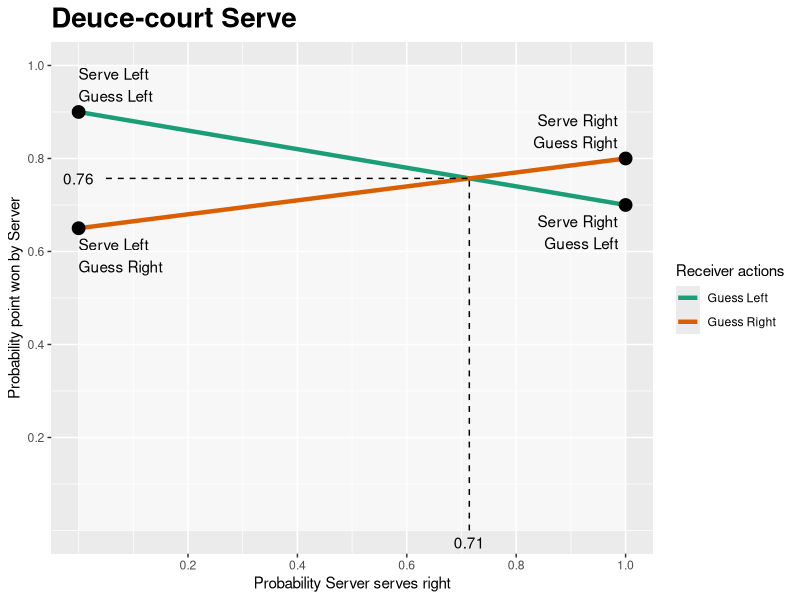
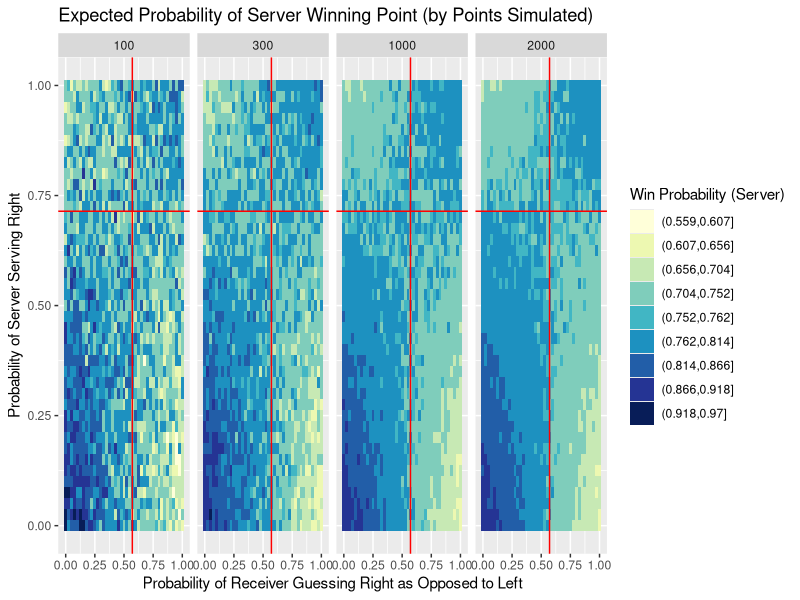
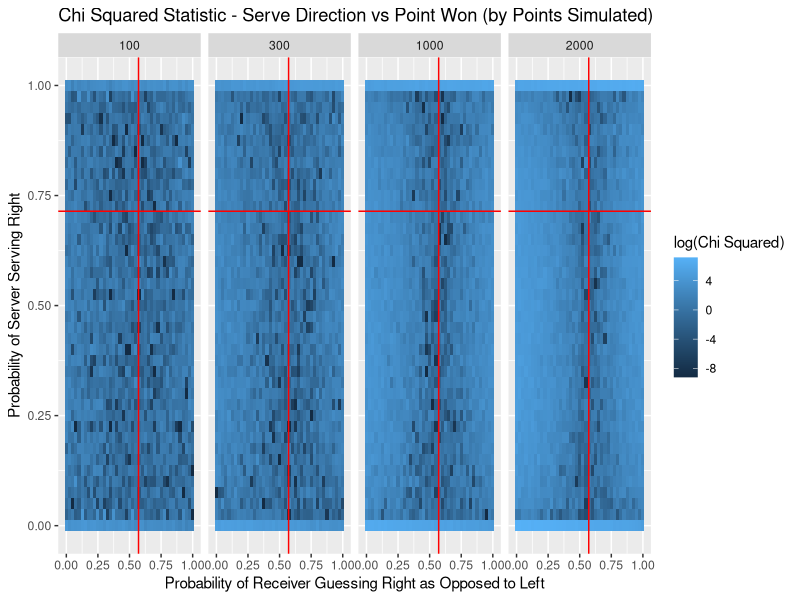
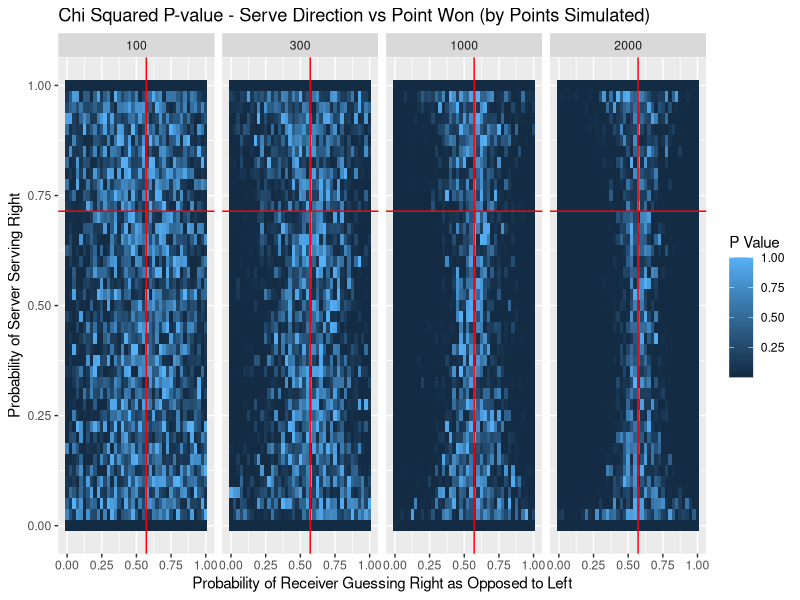

These figures' R source, in order:
## ---- chunk 1
library(ggplot2)
library(reshape2)
library(plyr)
## ---- chunk 2

# Model parameters
# Probabilities for server winning point
# serve: sv, receive: rc, left: lf, right: rt
# e.g.: sv_lf.rc_rt: serve_left.receive_right

model.df <- data.frame(prob    = c( 0.9,          0.65,          0.7,           0.80),
                       sv      = c( 0.0,          0.0,           1.0,           1.0),
                       rc      = c( 0.0,          1.0,           0.0,           1.0),
                       desc.sv = c("Serve Left", "Serve Left",  "Serve Right", "Serve Right"),
                       desc.rc = c("Guess Left", "Guess Right", "Guess Left",  "Guess Right"),
                       hj      = c( 0.0,          0.0,           1.1,           1.1),
                       vj      = c(-0.3,          1.3,           1.3,          -0.3))

model.df$desc <- paste(model.df$desc.sv, model.df$desc.rc, sep="\n")

# Conflict Matrix:
# |             | Receive left | Receive Right |
# |-------------|:------------:|:-------------:|
# |  Serve Left |  sv_lf.rc_lf |  sv_lf.rc_rt  |
# | Serve Right |  sv_rt.rc_lf |  sv_rt.rc_rt  |

conflict.matrix <- matrix(data=model.df$prob, nrow = 2, byrow = TRUE)

# Equilibrium point
d.r1 <- abs(diff(conflict.matrix[1,]))
d.r2 <- abs(diff(conflict.matrix[2,]))
d.c1 <- abs(diff(conflict.matrix[,1]))
d.c2 <- abs(diff(conflict.matrix[,2]))
sv_rt.eq <- d.r1 / (d.r1 + d.r2)
rc_rt.eq <- d.c1 / (d.c1 + d.c2)

# Expected value of game (server)
ex.sv <- as.numeric(conflict.matrix[,1]  %*% c(1 - sv_rt.eq, sv_rt.eq))
## ---- chunk 3
# , fig.width=8, fig.height=6

# Plotting parameters
b <- (1:5)*20/100
ann_size <- 4

# Generate Plot
p <- ggplot(model.df, aes(x=sv, y=prob, label=desc)) + 
  geom_rect(aes(xmin=0, xmax=1, ymin=0, ymax=1), fill="white", alpha=.2) + 
  geom_line(aes(group=rc, color=desc.rc), size=1.5) +
  geom_point(size = 4) +
  geom_text(aes(hjust=hj, vjust=vj)) +
  annotate("segment", x=0.05,    xend=sv_rt.eq, y=ex.sv, yend=ex.sv, linetype=2) + 
  annotate("segment", x=sv_rt.eq, xend=sv_rt.eq, y=0,  yend=ex.sv, linetype=2) +
  annotate("text", label=round(ex.sv, 2), x=0, y=ex.sv, hjust=.5) +
  annotate("text", label=round(sv_rt.eq, 2), x=sv_rt.eq, y=0, vjust=1.5) +
  ggtitle("Deuce-court Serve") +
  xlab("Probability Server serves right") + 
  scale_x_continuous(breaks=b) +
  ylab("Probability point won by Server") +
  scale_y_continuous(breaks=b) +
  theme(plot.title = element_text(face="bold", size=20)) + 
  scale_color_manual(name = "Receiver actions",
                     values = c("#1b9e77", "#d95f02"))

# Turn off clipping
gt <- ggplot_gtable(ggplot_build(p))
gt$layout$clip[gt$layout$name == "panel"] <- "off"

# Display
plot(gt)

## ---- chunk 4

simulate.points <- function(probs, sv_rt.act, rc_rt.act, n.pts){  
  # ==============================================================
  # Unroll probabilities    # Probability server wins when:
                            # |--------------|-------------------|
                            # | Server       | Receiver          |
                            # |--------------|-------------------|
  sv_lf.rc_lf <- probs[1]   # | Serves left  | Guesses left      |
  sv_lf.rc_rt <- probs[2]   # | Serves left  | Guesses right     |
  sv_rt.rc_lf <- probs[3]   # | Serves right | Guesses left      |
  sv_rt.rc_rt <- probs[4]   # | Serves right | Guesses right     |
  
  # sv_rt.act = Probability server serves right
  # rc_rt.act = Probability receiver guesses right
  # ** these do not have to equal equilibrium values
  
  # n.pts = number of points to simulate
  # ==============================================================
  
  # Simulate serves and receive-guesses
  # Serve left = 0, Serve right = 1
  # Guess left = 0, Guess right = 1
  sv <- rbinom(n.pts, 1, sv_rt.act)
  rc <- rbinom(n.pts, 1, rc_rt.act)
  
  # Simulate winner of point based on given probabilities
  # sv.wins = 1, server wins
  # sv.wins = 0, server loses
  point.results <- data.frame(sv=sv, rc=rc, sv.wins=NA)
  
  # Create filters for the four combinations:
  f.sv_lf.rc_lf <- sv == 0 & rc == 0     # Serve left  - Guess left
  f.sv_lf.rc_rt <- sv == 0 & rc == 1     # Serve left  - Guess right
  f.sv_rt.rc_lf <- sv == 1 & rc == 0     # Serve right - Guess left
  f.sv_rt.rc_rt <- sv == 1 & rc == 1     # Serve right - Guess right
  
  # Simulate results:                            Number of points       Prob of winning
  point.results$sv.wins[f.sv_lf.rc_lf] <- rbinom(sum(f.sv_lf.rc_lf), 1, sv_lf.rc_lf)
  point.results$sv.wins[f.sv_lf.rc_rt] <- rbinom(sum(f.sv_lf.rc_rt), 1, sv_lf.rc_rt)
  point.results$sv.wins[f.sv_rt.rc_lf] <- rbinom(sum(f.sv_rt.rc_lf), 1, sv_rt.rc_lf)
  point.results$sv.wins[f.sv_rt.rc_rt] <- rbinom(sum(f.sv_rt.rc_rt), 1, sv_rt.rc_rt)
  
  return(point.results)
}

## ---- chunk 5
# Set parameters
n.points <- 300

use.eq <- TRUE

if(use.eq){
  serve_right.actual <- sv_rt.eq
  receive_right.actual <- rc_rt.eq
} else{
  serve_right.actual <- .6
  receive_right.actual <- 0.1
}

# Run simulation
sim.test <- simulate.points(model.df$prob, serve_right.actual, receive_right.actual, n.points)

# ===============================================================================================
# Fill in text parameters for summary below:
# -----------------------------------------------------------------------------------------------
if(use.eq){
  use.not_use <- "used"
  expect.not_expect <- "expect"
} else{
  use.not_use <- "did not use"
  expect.not_expect <- "do not expect"
}
sim.prob.serve.right    <- round(mean(sim.test$sv == 1), 2)
sim.prob.receive.right  <- round(mean(sim.test$rc == 1), 2)

sim.prob.win.right   <- round(mean(sim.test$sv.wins[sim.test$sv == 1]), 2)
sim.prob.win.left    <- round(mean(sim.test$sv.wins[sim.test$sv == 0]), 2)
sim.prob.win.overall <- round(mean(sim.test$sv.wins)                  , 2)

#                                             0=left, 1=right  || 0=lose, 1=win
sim.count.left.lose  <- sum(sim.test$sv.wins[sim.test$sv == 0] == 0)
sim.count.left.win   <- sum(sim.test$sv.wins[sim.test$sv == 0] == 1)
sim.count.right.lose <- sum(sim.test$sv.wins[sim.test$sv == 1] == 0)
sim.count.right.win  <- sum(sim.test$sv.wins[sim.test$sv == 1] == 1)

# Use the chi squared test to determine if Serve Direction is independent of winning point

# |------------------|-------------------|-------------------|
# |                  | Point lost        | Point Won         |
# |------------------|-------------------|-------------------|
# | Serve Left       | count(lost|left)  | count(won|left)   |
# |------------------|-------------------|-------------------|
# | Serve Right      | count(lost|right) | count(won|right)  |
# |------------------|-------------------|-------------------|

m <- table(sim.test$sv, sim.test$sv.wins)

sim.result.chi <- chisq.test(m, correct=FALSE)
# ===============================================================================================
## ---- chunk 6
# Set parameters
n.points <- 10000

use.eq <- FALSE

if(use.eq){
  serve_right.actual <- sv_rt.eq
  receive_right.actual <- rc_rt.eq
} else{
  serve_right.actual <- sv_rt.eq
  receive_right.actual <- 0.1
}

# Run simulation
sim.test <- simulate.points(model.df$prob, serve_right.actual, receive_right.actual, n.points)

# ===============================================================================================
# Fill in text parameters for summary below:
# -----------------------------------------------------------------------------------------------
if(use.eq){
  use.not_use <- "used"
  expect.not_expect <- "expect"
} else{
  use.not_use <- "did not use"
  expect.not_expect <- "do not expect"
}
sim.prob.serve.right    <- round(mean(sim.test$sv == 1), 2)
sim.prob.receive.right  <- round(mean(sim.test$rc == 1), 2)

sim.prob.win.right   <- round(mean(sim.test$sv.wins[sim.test$sv == 1]), 2)
sim.prob.win.left    <- round(mean(sim.test$sv.wins[sim.test$sv == 0]), 2)
sim.prob.win.overall <- round(mean(sim.test$sv.wins)                  , 2)

#                                             0=left, 1=right  || 0=lose, 1=win
sim.count.left.lose  <- sum(sim.test$sv.wins[sim.test$sv == 0] == 0)
sim.count.left.win   <- sum(sim.test$sv.wins[sim.test$sv == 0] == 1)
sim.count.right.lose <- sum(sim.test$sv.wins[sim.test$sv == 1] == 0)
sim.count.right.win  <- sum(sim.test$sv.wins[sim.test$sv == 1] == 1)

# Use the chi squared test to determine if Serve Direction is independent of winning point

# |------------------|-------------------|-------------------|
# |                  | Point lost        | Point Won         |
# |------------------|-------------------|-------------------|
# | Serve Left       | count(lost|left)  | count(won|left)   |
# |------------------|-------------------|-------------------|
# | Serve Right      | count(lost|right) | count(won|right)  |
# |------------------|-------------------|-------------------|

m <- table(sim.test$sv, sim.test$sv.wins)

sim.result.chi <- chisq.test(m, correct=FALSE)
# ===============================================================================================
## ---- chunk 7
# ==============================================================================
# functions to return heat map color value
#
# Inputs:
#   probs: vector of probability server wins for all serve receive combinations
#   sv_rt.act: probability server serves right
#   rc_rt.act: probability receiver guesses right
#   n.pts: number of points to play
#
# Returns:
#   list$ev:  probability server wins point
#   list$chi: chi squared value of serve vs wins
#   list$pv:  p-value of serve vs wins
# ==============================================================================

sim.return <- function(probs, sv_rt.act, rc_rt.act, n.pts){
  # Simulation
  r <- simulate.points(probs, sv_rt.act, rc_rt.act, n.pts)
  
  # Calculations
  m <- table(r$sv, r$sv.wins)
  options(warn=-1)                          # suppress warnings from chisq.test
  chi.test <- chisq.test(m, correct=FALSE)
  options(warn=0)                           # turn warnings back on
  
  # Return list
  return.list <- list(ev = mean(r$sv.wins),
                      chi = chi.test$statistic,
                      pv = chi.test$p.value)
  
  return(return.list)
}

## ---- chunk 8
#------------------------------------------------------------
# Simulation parameters

per.side <- 40 # target is 40
increment <- 1 / per.side

# Number of games to simulate for each point in the grid
# Different values depending on objective
n.trials <- list("final"      = c(100, 1000, 10000, 50000),
                 "draft"      = c(100, 1000, 5000, 10000),
                 "fast"       = c(100, 300, 1000, 2000),
                 "test.multi" = c(100, 150, 200), 
                 "test.one"   = c(100),
                 "test.long"  = c(50000))                     #~2 minutes

current.run <- "fast"
#------------------------------------------------------------
                 
# Initialize result data frame
size.effect = data.frame()

# Run simulation <<<<<<<<<<<<<<<<<<<<<<<<<<<<<<<<<<<<<<<<<<<<
for(pts in n.trials[[current.run]]){
  
  # Create simulation grid
  sv.act <- seq(0, 1, increment)
  rc.act <- seq(0, 1, increment)
  
  df <- data.frame(expand.grid(sv.act, rc.act))
  names(df) <- c("sv.act", "rc.act")
  
  df$ev <- NA
  df$chi <- NA
  df$pv <- NA
  df$points <- pts
  
  # Run simulation for each point in grid
  for(r in 1:nrow(df)){
    sim.list <- sim.return(model.df$prob, df$sv.act[r], df$rc.act[r], pts)
    df$ev[r] <- sim.list$ev
    df$chi[r] <- sim.list$chi
    df$pv[r] <- sim.list$pv
  }
  
#   df <- ddply(df, .(sv.act, rc.act), transform,
#               sim = sim.return(model.df$prob, sv.act, rc.act, pts))
#   
#   df <- ddply(df, x(sv.act, rc.act), transform,
#               points = pts,
#               ev = sim$ev,
#               chi = sim$chi,
#               pv = sim$pv)
  
  print("Joining simulation of points =")
  print(pts)
  size.effect <- join(size.effect, df, type="full")
}
## ---- chunk 9

# Bin ev for plotting
ev.min <- min(size.effect$ev) - 0.001
ev.max <- max(size.effect$ev)
b <- c(seq(from=ev.min,        to=ex.sv - 0.005, length.out=5), 
       seq(from=ex.sv + 0.005, to=ev.max,        length.out=5))

size.effect$ev.bin <- cut(size.effect$ev, breaks=b)

# Plot
ggplot(size.effect, aes(x=rc.act, y=sv.act)) + 
  geom_tile(aes(fill=ev.bin)) + 
  geom_vline(xintercept=rc_rt.eq, color="red") + 
  geom_hline(yintercept=sv_rt.eq, color="red") +
  facet_grid(. ~ points) +
  scale_fill_brewer(palette = "YlGnBu") + 
  ggtitle("Expected Probability of Server Winning Point (by Points Simulated)") +
  xlab("Probability of Receiver Guessing Right as Opposed to Left") +
  ylab("Probability of Server Serving Right") + 
  labs(fill="Win Probability (Server)")

## ---- chunk 10

size.effect$chi.mod <- size.effect$chi
size.effect$chi.mod[size.effect$chi.mod < 0.0001] <- 0.0001
size.effect$chi.log <- log(size.effect$chi.mod)

ggplot(size.effect, aes(x=rc.act, y=sv.act)) + 
  geom_tile(aes(fill=chi.log)) + 
  geom_vline(xintercept=rc_rt.eq, color="red") + 
  geom_hline(yintercept=sv_rt.eq, color="red") + 
  facet_grid(. ~ points) +
  ggtitle("Chi Squared Statistic - Serve Direction vs Point Won (by Points Simulated)") +
  xlab("Probability of Receiver Guessing Right as Opposed to Left") +
  ylab("Probability of Server Serving Right") + 
  labs(fill = "log(Chi Squared)")

## ---- chunk 11

ggplot(size.effect, aes(x=rc.act, y=sv.act)) + 
  geom_tile(aes(fill=pv)) + 
  geom_vline(xintercept=rc_rt.eq, color="red") + 
  geom_hline(yintercept=sv_rt.eq, color="red") + 
  facet_grid(. ~ points) +
  ggtitle("Chi Squared P-value - Serve Direction vs Point Won (by Points Simulated)") +
  xlab("Probability of Receiver Guessing Right as Opposed to Left") +
  ylab("Probability of Server Serving Right") +
  labs(fill = "P Value")

## ---- chunk 12
values <- c(16, 16, 32, 14)
m <- matrix(values, nrow=2, byrow=TRUE)
chisq.test(m, correct=FALSE)
